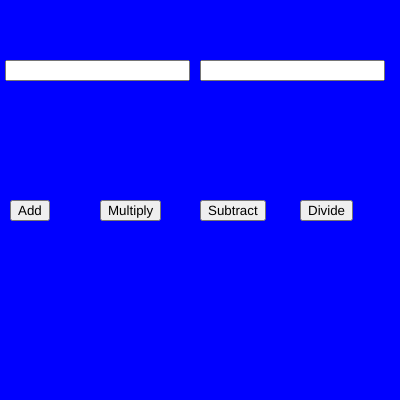
Frame 1 (no input)
Frame 60 (no input): identical to frame 1, image omitted
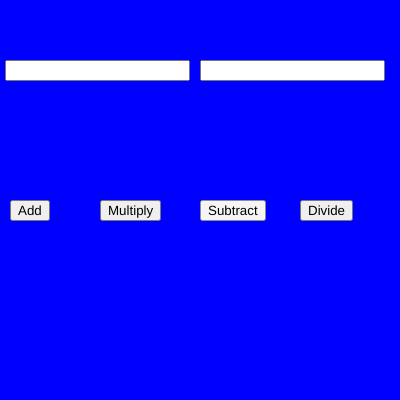
Frame 120 (the mouse pressed at the canvas centre since frame 60)

The p5.js sketch that drew these frames (run headless with seeded random() and noise() and a simulated clock; from frame 60 on, the mouse is pressed at the canvas centre):

// p5.js sketch
// ── sketch.js
var num1, num2;
var b1, b2, b3, b4;
var n1, n2;

function setup() {
  createCanvas(400,400);
num1 = createInput();
num1.position(5,60);

num2 = createInput();
num2.position(200,60);

n1 = parseInt(num1.value());
n2 = parseInt(num2.value());

b1 = createButton("Add");
b1.position(10,200);
b1.mousePressed(add);

b2 = createButton("Multiply");
b2.position(100,200);
b2.mousePressed(multiply);

b3 = createButton("Subtract");
b3.position(200,200);
b3.mousePressed(sub);

b4 = createButton("Divide");
b4.position(300,200);
b4.mousePressed(div);
}

function draw() 
{
  background("blue");
}

function add()
{
console.log (n1+n2);
}

function sub()
{
console.log(n1-n2);
}

function multiply()
{
console.log(n1*n2);
}

function div()
{
console.log(n1/n2);
}
